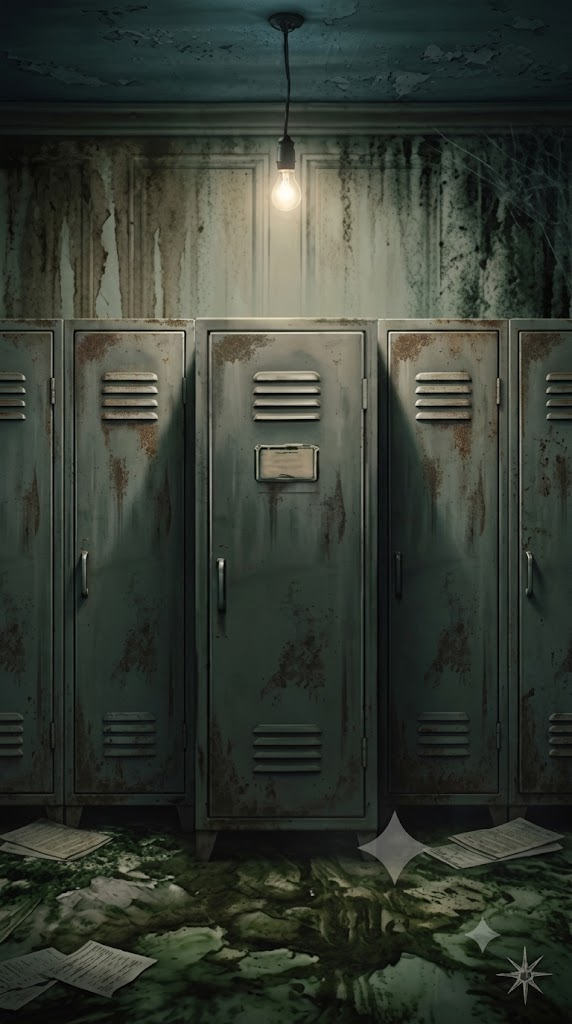
#> input picture data/image/38415cc9-ebd3-400b-b54c-c5ff8309f5f5.jpg, 572 x 1024 px
$ python crop_916.py ../data/image/38415cc9-ebd3-400b-b54c-c5ff8309f5f5.jpg ../data/image/4b932415-0465-4222-9bb3-e8125193af7e.jpg
#> lines starting #> are read from the running program, lines starting #| are printed output that depends on the picture
#!/usr/bin/env python
"""SD生成画像(2:3等)を中央9:16(360:640)にトリミングして部屋背景として配置する。

使い方:
  python tools/crop_916.py <入力png> <出力png> [--shift-x PX]

- 中央基準で 9:16 に切り出す（幅が余る画像は左右を均等にカット）。
- --shift-x で切り出し中心を左右にずらせる（右方向+）。被写体が中央から外れている時に。
"""
import sys
from PIL import Image

TARGET_RATIO = 360 / 640  # 9:16 = 0.5625


def main():
    if len(sys.argv) < 3:
        print(__doc__)
        sys.exit(1)
    src, dst = sys.argv[1], sys.argv[2]
    shift_x = 0
    if "--shift-x" in sys.argv:
        shift_x = int(sys.argv[sys.argv.index("--shift-x") + 1])

    im = Image.open(src).convert("RGB")
#> im is the input picture: PIL image 572x1024 RGB; mean R, G, B 53, 58.9, 50
    w, h = im.size
#> w = 572; h = 1024
    ratio = w / h
#> ratio = 0.559
    if ratio > TARGET_RATIO:
        # 横長 → 幅を詰める
        new_w = round(h * TARGET_RATIO)
        left = (w - new_w) // 2 + shift_x
        left = max(0, min(left, w - new_w))
        box = (left, 0, left + new_w, h)
    else:
        # 縦長 → 高さを詰める
        new_h = round(w / TARGET_RATIO)
#> new_h = 1017
        top = (h - new_h) // 2
#> top = 3
        top = max(0, min(top, h - new_h))
        box = (0, top, w, top + new_h)
#> box = (0, 3, 572, 1020)
    out = im.crop(box)
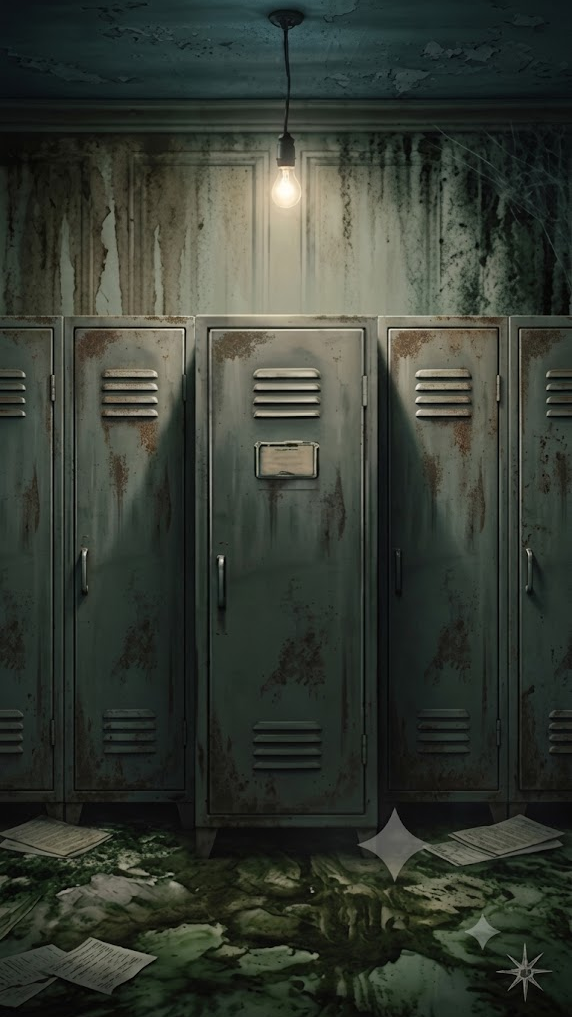
#> out: PIL image 572x1017 RGB; mean R, G, B 53.2, 59.1, 50.1
    out.save(dst)
    print(f"{src} {im.size} -> {dst} {out.size} (box={box}, shift_x={shift_x})")
#| ../data/image/38415cc9-ebd3-400b-b54c-c5ff8309f5f5.jpg (572, 1024) -> ../data/image/4b932415-0465-4222-9bb3-e8125193af7e.jpg (572, 1017) (box=(0, 3, 572, 1020), shift_x=0)


if __name__ == "__main__":
    main()
